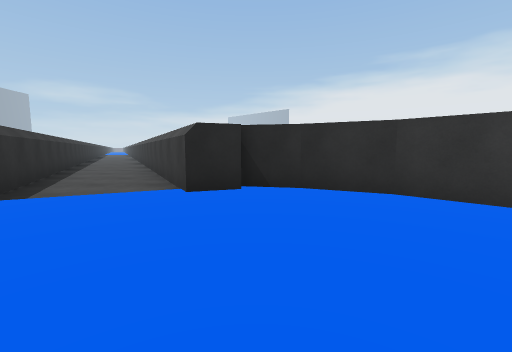
view 1 (above)

20 first-person views from a walk through a scene from a Unity 3-D project. The camera is 1.2 m above the floor, tilts 6° down and sees 90° across. The floor is counted in squares, 2 m on a side. Each view is taken from the middle of a square. On the plan, view 1 faces up. The plan holds only what a view shows up to about 9 squares ahead; the rest is blank. The place goes on beyond the plan. The player is left out.

view 2
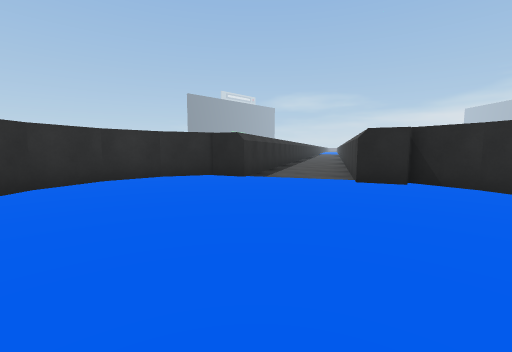

view 3
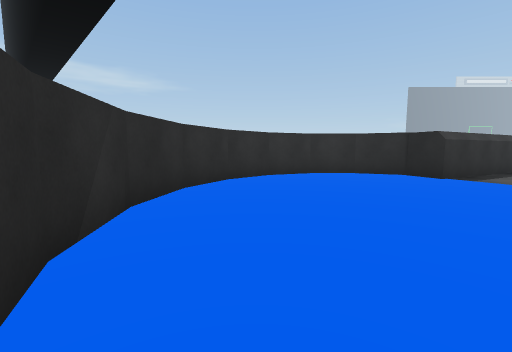

view 4
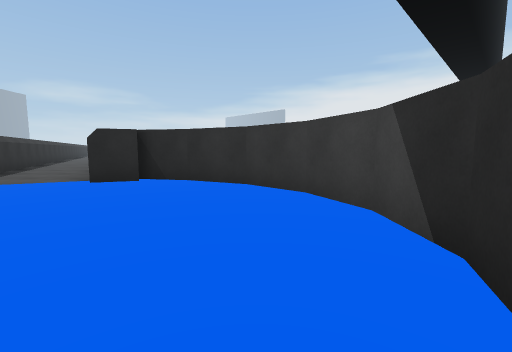

view 5
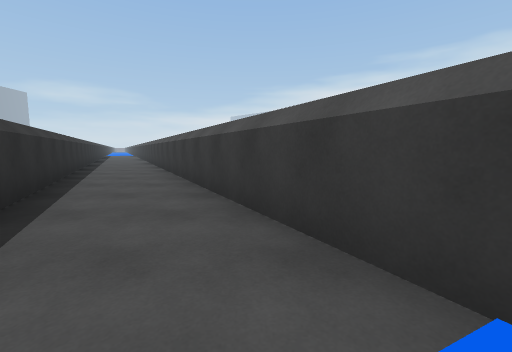

view 6
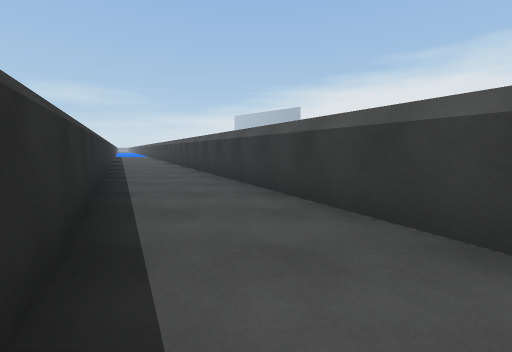

view 7
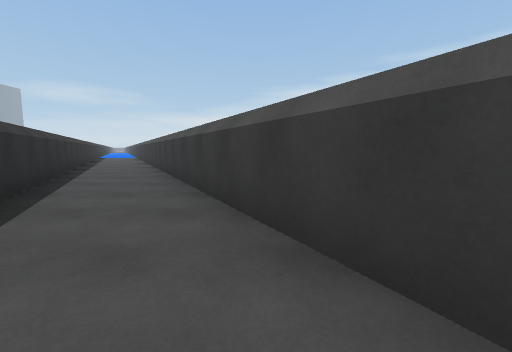

view 8
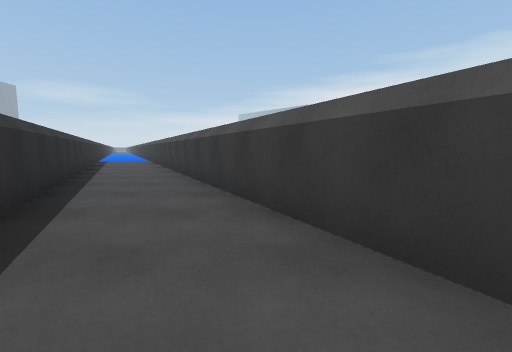

view 9
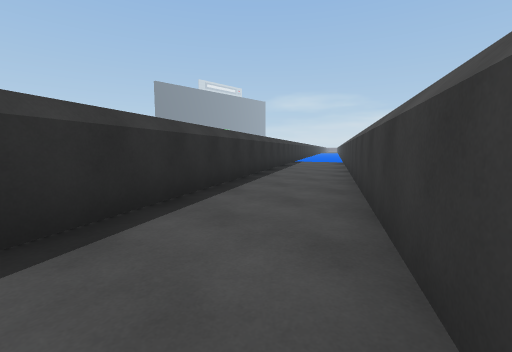

view 10
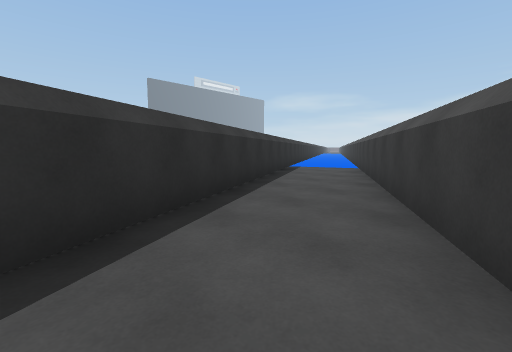

view 11
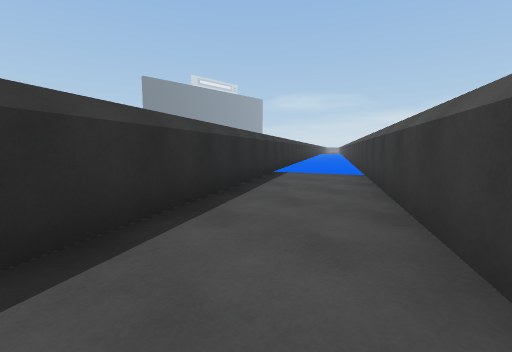

view 12
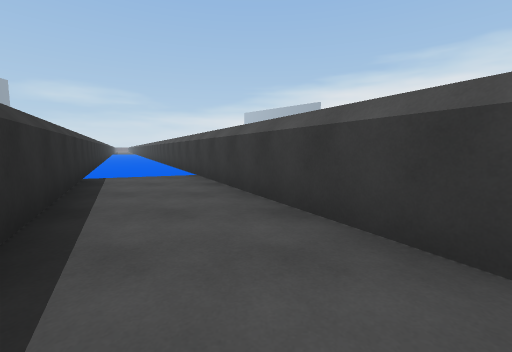

view 13
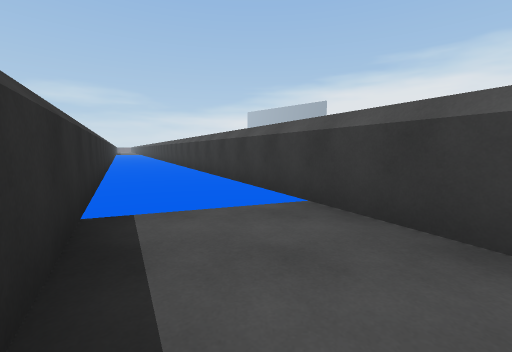

view 14
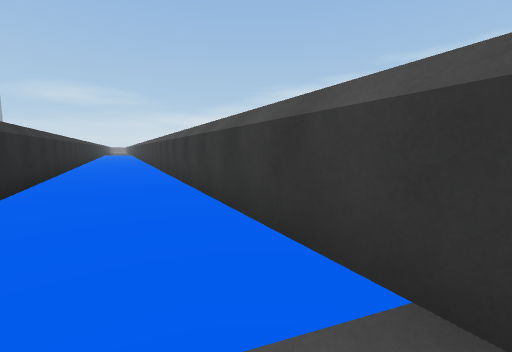

view 15
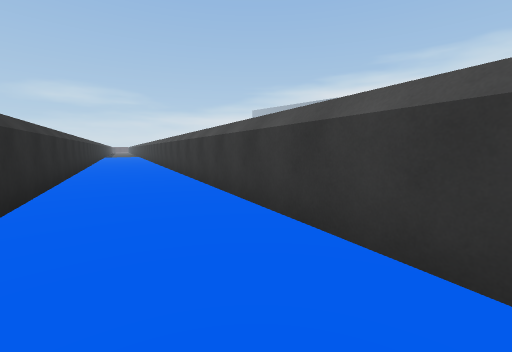

view 16
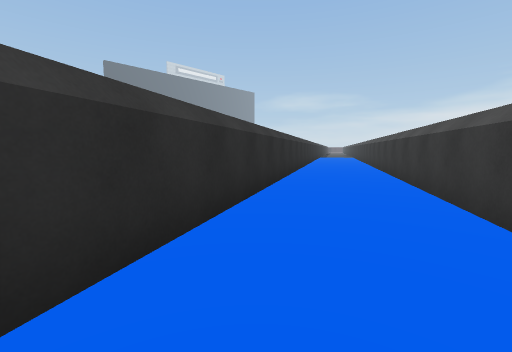

view 17
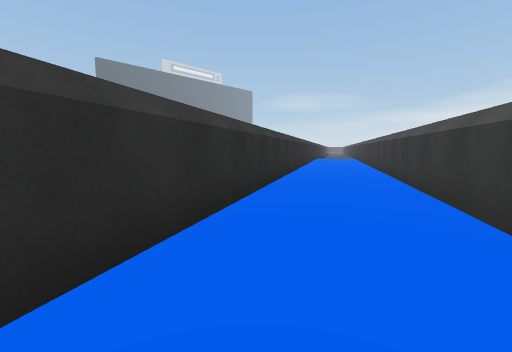

view 18
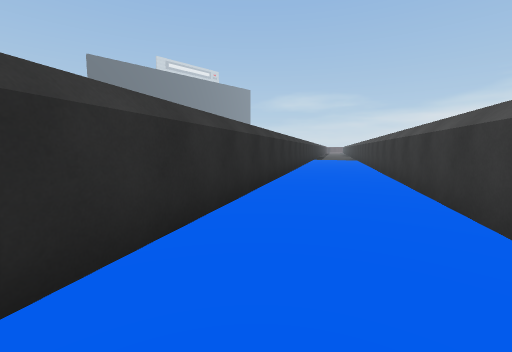

view 19
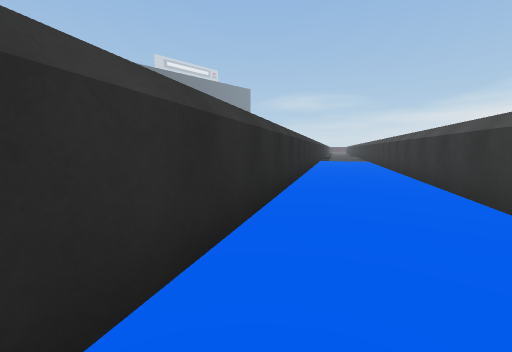

view 20
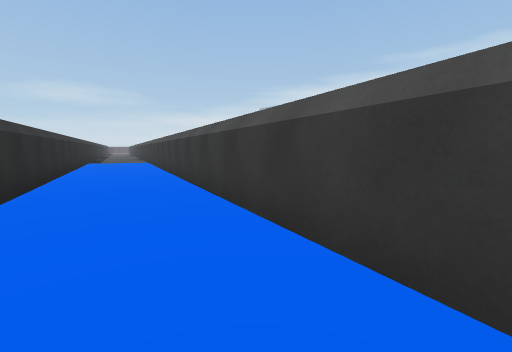

### Floor plan
Points are (right, up) in squares from view 1. A wall is a line through its corners. A room is listed if a view was taken in it or the views show most of it. See-through windows are left out.
Room 1 (views 1, 2, 3, 4, 5)
walls: (-0.2, 3.8) (-1, 3.6) (-1.7, 4.9); (0.8, 3.9) (-0.5, 4.2); (2.9, -0.1) (3.1, 0.4) (3.1, 1.5) (2.7, 2.5) (1.8, 3.4) (0.7, 3.9); (-3.8, 4.1) (-3.1, 2.8) (-4, 2.4) (-4.4, 1.5) (-4.4, 0.4) (-3.9, -0.7) (-3.1, -1.5) (-1.9, -2.1) (-0.6, -2.3) (0.7, -2.1) (1.2, -1.8)
ways out: opening at (-3, 5) to room 16
Room 2 (view 6)
walls: (-5.9, 8.1) (-4.9, 6.1); (-2.7, 6.9) (-3.8, 8.9)
ways out: opening at (-5, 9) to room 3; opening at (-4, 7) to room 16
Room 3 (view 7)
walls: (-7, 10.1) (-5.9, 8.1); (-3.8, 8.9) (-4.8, 10.9)
ways out: opening at (-5, 9) to room 2; opening at (-6, 11)
Room 4 (view 8)
walls: (-9.1, 14.1) (-8, 12.1); (-5.9, 12.8) (-6.9, 14.8)
ways out: opening at (-8, 15) to room 5; opening at (-7, 13)
Room 5 (view 9)
walls: (-10.1, 16) (-9.1, 14.1); (-6.9, 14.8) (-8.1, 17)
ways out: opening at (-8, 15) to room 4; opening at (-9, 17) to room 15
Room 6 (view 10)
walls: (-12.2, 20) (-11.2, 18); (-9.1, 19) (-10.2, 21)
ways out: opening at (-11, 21) to room 7; opening at (-10, 19) to room 15
Room 7 (views 11, 12)
walls: (-10.2, 21) (-11.7, 23.8); (-13.9, 23.1) (-12.2, 20)
ways out: opening at (-11, 21) to room 6; opening at (-13, 24) to room 8
Room 8 (view 13)
walls: (-14.9, 25.1) (-13.9, 23.1); (-11.7, 23.8) (-12.8, 25.8)
ways out: opening at (-13, 24) to room 7; opening at (-14, 26) to room 9
Room 9 (view 14)
walls: (-16, 27.1) (-14.9, 25.1); (-12.8, 25.8) (-13.9, 28)
ways out: opening at (-14, 26) to room 8; opening at (-15, 28)
Room 10 (view 15)
walls: (-18.1, 31.1) (-17, 29.1); (-15, 30) (-16, 32)
ways out: opening at (-17, 32) to room 11; opening at (-16, 30)
Room 11 (view 16)
walls: (-19.2, 33) (-18.1, 31.1); (-16, 32) (-17.1, 34)
ways out: opening at (-17, 32) to room 10; opening at (-18, 34) to room 12
Room 12 (view 17)
walls: (-20.2, 35) (-19.2, 33); (-17.1, 34) (-18.1, 35.9)
ways out: opening at (-18, 34) to room 11; opening at (-19, 36) to room 13
Room 13 (views 18, 19, 20)
walls: (-22.9, 40.1) (-20.2, 35); (-18.1, 35.9) (-20.8, 41)
ways out: opening at (-19, 36) to room 12; opening at (-22, 41)
Room 14 (no view inside)
walls: (-26.3, 46.5) (-25, 44.1); (-22.9, 45) (-23.7, 46.5)
ways out: opening at (-24, 45)
Room 15 (no view inside)
walls: (-11.2, 18) (-10.1, 16); (-8.1, 17) (-9.1, 19)
ways out: opening at (-9, 17) to room 5; opening at (-10, 19) to room 6
Room 16 (no view inside)
walls: (-4.9, 6.1) (-3.8, 4.1); (-1.7, 4.9) (-2.7, 6.9)
ways out: opening at (-3, 5) to room 1; opening at (-4, 7) to room 2

Where each view was taken, in squares from view 1:
view 1: 0 up, 0 right, facing up
view 2: 1 down, 1 right, facing up-left
view 3: 1 down, 2 right, facing left
view 4: 1 down, 2 right, facing up
view 5: 3 up, 2 left, facing up
view 6: 7 up, 5 left, facing up
view 7: 9 up, 5 left, facing up
view 8: 14 up, 8 left, facing up
view 9: 16 up, 8 left, facing up-left
view 10: 19 up, 10 left, facing up-left
view 11: 21 up, 11 left, facing up-left
view 12: 21 up, 12 left, facing up
view 13: 24 up, 14 left, facing up
view 14: 26 up, 14 left, facing up
view 15: 31 up, 17 left, facing up
view 16: 33 up, 18 left, facing up-left
view 17: 35 up, 19 left, facing up-left
view 18: 37 up, 20 left, facing up-left
view 19: 38 up, 21 left, facing up-left
view 20: 39 up, 21 left, facing up
